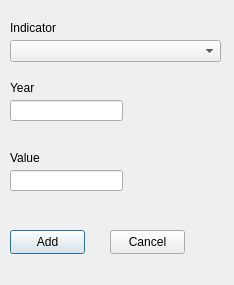
<?xml version="1.0" encoding="UTF-8"?>
<ui version="4.0">
 <class>Dialog</class>
 <widget class="QDialog" name="Dialog">
  <property name="geometry">
   <rect>
    <x>0</x>
    <y>0</y>
    <width>234</width>
    <height>285</height>
   </rect>
  </property>
  <property name="windowTitle">
   <string>Dialog</string>
  </property>
  <widget class="QComboBox" name="cmbIndicator">
   <property name="geometry">
    <rect>
     <x>10</x>
     <y>40</y>
     <width>211</width>
     <height>22</height>
    </rect>
   </property>
  </widget>
  <widget class="QLabel" name="label">
   <property name="geometry">
    <rect>
     <x>10</x>
     <y>20</y>
     <width>71</width>
     <height>16</height>
    </rect>
   </property>
   <property name="text">
    <string>Indicator</string>
   </property>
  </widget>
  <widget class="QLineEdit" name="txtYear">
   <property name="geometry">
    <rect>
     <x>10</x>
     <y>100</y>
     <width>113</width>
     <height>21</height>
    </rect>
   </property>
  </widget>
  <widget class="QLineEdit" name="txtValue">
   <property name="geometry">
    <rect>
     <x>10</x>
     <y>170</y>
     <width>113</width>
     <height>21</height>
    </rect>
   </property>
  </widget>
  <widget class="QLabel" name="label_2">
   <property name="geometry">
    <rect>
     <x>10</x>
     <y>80</y>
     <width>49</width>
     <height>16</height>
    </rect>
   </property>
   <property name="text">
    <string>Year</string>
   </property>
  </widget>
  <widget class="QLabel" name="label_3">
   <property name="geometry">
    <rect>
     <x>10</x>
     <y>150</y>
     <width>71</width>
     <height>16</height>
    </rect>
   </property>
   <property name="text">
    <string>Value</string>
   </property>
  </widget>
  <widget class="QPushButton" name="btnAdd">
   <property name="geometry">
    <rect>
     <x>10</x>
     <y>230</y>
     <width>75</width>
     <height>24</height>
    </rect>
   </property>
   <property name="text">
    <string>Add</string>
   </property>
  </widget>
  <widget class="QPushButton" name="btnCancel">
   <property name="geometry">
    <rect>
     <x>110</x>
     <y>230</y>
     <width>75</width>
     <height>24</height>
    </rect>
   </property>
   <property name="text">
    <string>Cancel</string>
   </property>
  </widget>
 </widget>
 <resources/>
 <connections/>
</ui>
